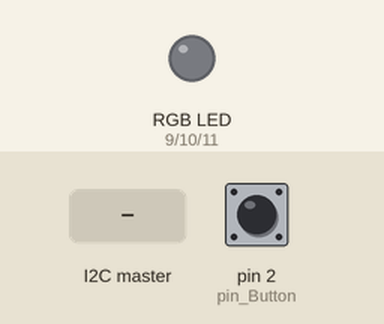
A sketch run on a simulated Arduino Uno, built with avr-gcc and run on an emulated ATmega328P. Shown: an RGB LED mixed from three pins (HIGH = lit). The inputs (shaded band) are chosen by the test bench; at power-on: pin 2 (pin_Button) HIGH.

Above: at 1.2 s.
1.3 s: pin 2 (pin_Button) pulled LOW for 0.15 s
At 1.65 s:
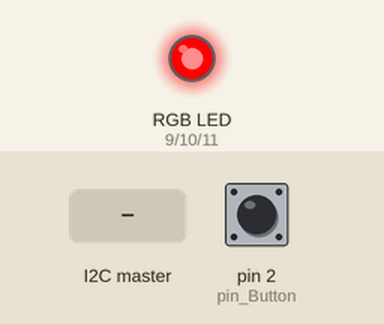
4.3 s: pin 2 (pin_Button) pulled LOW for 1 s
At 6.9 s:
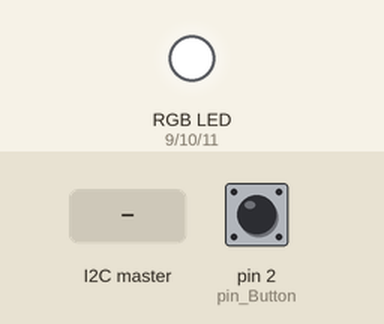
8.3 s: the I2C master sends the byte 1
At 9.45 s:
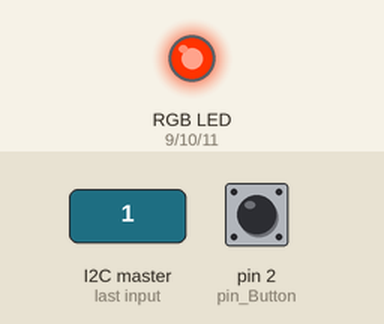
11.3 s: pin 2 (pin_Button) pulled LOW for 0.15 s
At 11.64 s:
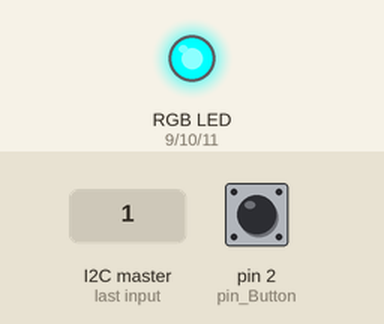
14.3 s: the I2C master sends the byte 90
At 17.25 s:
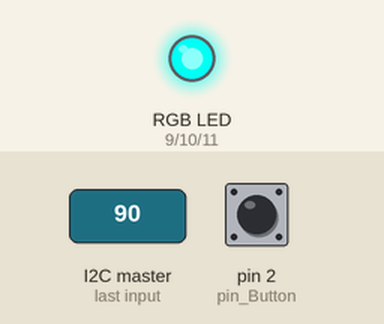
17.3 s: the I2C master sends the byte 2
At 18.95 s:
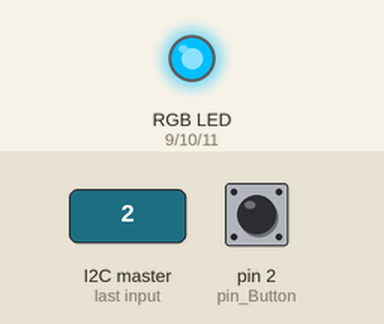
Timing chart, 0 to 23.5 s (numbered marks = the images above; inputs shaded):
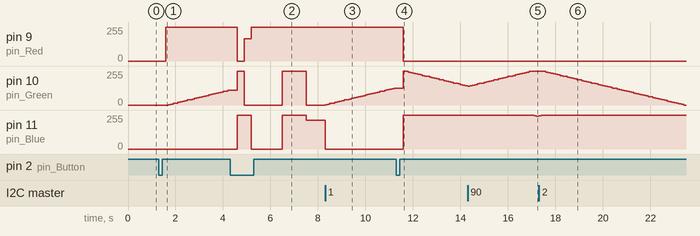

Measured:
- after the input at 1.3 s, pin 9 (pin_Red): 0/255 → 255/255 after 0.30 s; pin 10 (pin_Green): moves from 0/255 to 109/255 over 2.5 s, starting after 0.40 s
- after the input at 4.3 s, pin 11 (pin_Blue): 0/255 → 255/255 after 0.30 s, → 0/255 0.60 s later, → 255/255 1.3 s later, → 214/255 1.0 s later
- after the input at 8.3 s, pin 9 (pin_Red): stays 255/255 (without the input it goes to 147/255 after 0.20 s)
- after the input at 11.3 s, pin 9 (pin_Red): 255/255 → 0/255 after 0.30 s; pin 11 (pin_Blue): 0/255 → 255/255 after 0.30 s
- after the input at 14.3 s, pin 11 (pin_Blue): 255/255 → 249/255 after 2.8 s, → 244/255 0.10 s later
- after the input at 17.3 s, pin 9 (pin_Red): stays 0/255 (without the input it goes to 5/255 after 5.8 s); pin 10 (pin_Green): moves from 255/255 to 0/255 over 5.9 s, starting after 0.20 s

The sketch:

rgb_led.ino
```cpp
#include <Wire.h>
/*

	9 - красный, 10 - зеленый, 11 - синий
	2 - кнопка

*/

int pin_Red = 9;
int pin_Green = 10;
int pin_Blue = 11;

int addres_i2c = 9;

int pin_Button = 2;

int current_mode = 0;

bool f_first_enter = true;
unsigned long time_old = 0;
int h, s;
int h_old, s_old;
bool f_return = false;

struct rgbColor {
  unsigned int r;
  unsigned int g;
  unsigned int b;
};

enum color {
  RED,
  ORANGE,
  YELLOW,
  GREEN,
  BLUE,
  VIOLET,
  PINK,
  WHITE
};

rgbColor HUE_to_RGB(int h, int s, int v) {
  int h_i = h / 60 % 6;
  int v_min = (100 - s) * v / 100;
  int a = (v - v_min) * (h % 60) / 60;
  int v_inc = v_min + a;
  int v_dec = v - a;

  rgbColor rgb;
  switch (h_i) {
    case 0: rgb.r = v; rgb.g = v_inc; rgb.b = v_min; break;
    case 1: rgb.r = v_dec; rgb.g = v; rgb.b = v_min; break;
    case 2: rgb.r = v_min; rgb.g = v; rgb.b = v_inc; break;
    case 3: rgb.r = v_min; rgb.g = v_dec; rgb.b = v; break;
    case 4: rgb.r = v_inc; rgb.g = v_min; rgb.b = v; break;
    case 5: rgb.r = v; rgb.g = v_min; rgb.b = v_dec; break;
  }
  rgb.r = rgb.r * 255 / 100;
  rgb.g = rgb.g * 255 / 100;
  rgb.b = rgb.b * 255 / 100;

  return rgb;

}

void set_RGB (color col) {
  rgbColor rgb;
  int s = 100;
  int v = 100;
  switch (col) {
    case RED: rgb = HUE_to_RGB(360, s, v); break;
    case ORANGE: rgb = HUE_to_RGB(25, s, v); break;
    case YELLOW: rgb = HUE_to_RGB(57, s, v); break;
    case GREEN: rgb = HUE_to_RGB(120, s, v); break;
    case BLUE: rgb = HUE_to_RGB(240, s, v); break;
    case VIOLET: rgb = HUE_to_RGB(275, s, v);break;
    case PINK: rgb = HUE_to_RGB(310, s, v); break;
    case WHITE: rgb = HUE_to_RGB(150, 0, 100); break;
  }

  set_RGB(rgb);
}

void set_RGB (rgbColor rgb) {
  analogWrite(pin_Red, rgb.r);
  analogWrite(pin_Green, rgb.g);
  analogWrite(pin_Blue, rgb.b);
}

// весь спектр
void mode_full_spectr() {
	int timeout = 100;

	if (f_first_enter) {
		time_old = millis();
		h = 0;
		h_old = -1;
		f_first_enter = false;
	}
	if (millis() - time_old  >= timeout) {
		h++;
		time_old = millis();
	}
	if (h > 360)
		h = 0;
	if (h != h_old) {
		set_RGB(HUE_to_RGB(h, 100, 100));
		h_old = h;
	}
}

// 0-140    красный, оранжевый, желтый, зеленый
// 180-280  голубой, синий, фиолетоый
// 280-360  фиолетовый, розовый, красный
void mode_range(int h_min, int h_max) {
  int timeout = 100;

  if (f_first_enter) {
	  time_old = millis();
	  h = h_min;
	  h_old = -1;
	  f_return = false;
	  f_first_enter = false;
  }

  if (!f_return) {
	  if (millis() - time_old  >= timeout) {
		  h++;
		  time_old = millis();
	  }
	  if (h >= h_max)
		  f_return = !f_return;
	  if (h != h_old) {
		  set_RGB(HUE_to_RGB(h, 100, 100));
		  h_old = h;
	  }
  }
  else {
	  if (millis() - time_old  >= timeout) {
		  h--;
		  time_old = millis();
	  }
	  if (h <= h_min)
		  f_return = !f_return;
	  if (h != h_old) {
		  set_RGB(HUE_to_RGB(h, 100, 100));
		  h_old = h;
	  }
  }
}

// просмотр всех цветов
void mode_full_color() {
	int timeout = 1000;

	if (f_first_enter) {
		time_old = millis();
		f_first_enter = false;
	}
	if (millis() - time_old  >= 12 * timeout)
		time_old = millis();
	else if (millis() - time_old  >= 8 * timeout)
		set_RGB(RED);
	else if (millis() - time_old  >= 7 * timeout)
		set_RGB(ORANGE);
	else if (millis() - time_old  >= 6 * timeout)
		set_RGB(YELLOW);
	else if (millis() - time_old  >= 5 * timeout)
		set_RGB(GREEN);
	else if (millis() - time_old  >= 4 * timeout)
		set_RGB(BLUE);
	else if (millis() - time_old  >= 3 * timeout)
		set_RGB(VIOLET);
	else if (millis() - time_old  >= 2 * timeout)
		set_RGB(PINK);
	else if (millis() - time_old  >= timeout)
		set_RGB(WHITE);
}

// закат

// 1 step: from h = 30 s = 90  to h = 30 s = 100
// 2 step: from h = 30 s = 100 to h = 15 s = 100
void sunset() {
  int y_timeout = 1000;
  int o_timeout = 2000;

  if (f_first_enter) {
	  time_old = millis();
	  h = 30;
	  h_old = 31;
	  s = 90;
	  s_old = -1;
	  f_first_enter = false;
  }
  if (s != 100) {
	  if (millis() - time_old  >= y_timeout) {
		  s++;
		  time_old = millis();
	  }
	  if (s != s_old) {
		  set_RGB(HUE_to_RGB(30, s, 100));
		  s_old = s;
	  }
  }
  else if (h != 5) {
	  if (millis() - time_old  >= o_timeout) {
		  h--;
		  time_old = millis();
	  }
	  if (h != h_old) {
		  set_RGB(HUE_to_RGB(h, 100, 100));
		  h_old = h;
	  }
  }
}

// рассвет
// 1 step: from h = 10 s = 100 to h = 30 s = 100
// 2 step: from h = 30 s = 100 to h = 30 s = 90
void sunrise() {
  int v = 100;
  int y_timeout = 1000;
  int o_timeout = 2000;
  int f_timeout = 20000;

  if (f_first_enter) {
	  time_old = millis();
	  h = 10;
	  h_old = 9;
	  s = 100;
	  s_old = 101;
	  f_first_enter = false;
  }

  if (h != 30) {
	  if (millis() - time_old  >= y_timeout) {
		  h++;
		  time_old = millis();
	  }
	  if (h != h_old) {
		  set_RGB(HUE_to_RGB(h, 100, 100));
		  h_old = h;
	  }
  }
  else if (s != 90) {
	  if (millis() - time_old  >= o_timeout) {
		  s--;
		  time_old = millis();
	  }
	  if (s != s_old) {
		  set_RGB(HUE_to_RGB(30, s, 100));
		  s_old = s;
	  }
  }
}

void receiveEvent(int bytes) {
	current_mode = Wire.read();    // read one character from the I2C
  delay(200);
}

void led_off() {
  analogWrite(pin_Red, 0);
  analogWrite(pin_Green, 0);
  analogWrite(pin_Blue, 0);
}

void setup() {
  pinMode(pin_Red, OUTPUT);
  pinMode(pin_Green, OUTPUT);
  pinMode(pin_Blue, OUTPUT);

  Wire.begin(addres_i2c);
  Wire.onReceive(receiveEvent);

  pinMode(pin_Button, INPUT_PULLUP);
  digitalWrite(pin_Button, HIGH);

  led_off();
}


void loop() {

	if (digitalRead(pin_Button) == LOW) {
    delay(300);
		current_mode++;
		f_first_enter = true;
	}
	if (current_mode > 15)
		current_mode = 1;

// 0-140    красный, оранжевый, желтый, зеленый
// 180-280  голубой, синий, фиолетоый
// 280-360  фиолетовый, розовый, красный
	switch (current_mode) {
		case 0: led_off(); break;
		case 1: mode_range(0, 140); break;
		case 2: mode_range(180, 280); break;
		case 3: mode_range(280, 360); break;
    case 4: mode_full_spectr(); break;
    case 5: mode_full_color(); break;
		case 6: sunset(); break;
    case 7: sunrise(); break;

		case 8: set_RGB(RED); break;
		case 9: set_RGB(ORANGE); break;
		case 10: set_RGB(YELLOW); break;
		case 11: set_RGB(GREEN); break;
		case 12: set_RGB(BLUE); break;
		case 13: set_RGB(VIOLET); break;
		case 14: set_RGB(PINK); break;
		case 15: set_RGB(WHITE); break;

  }
}
```
